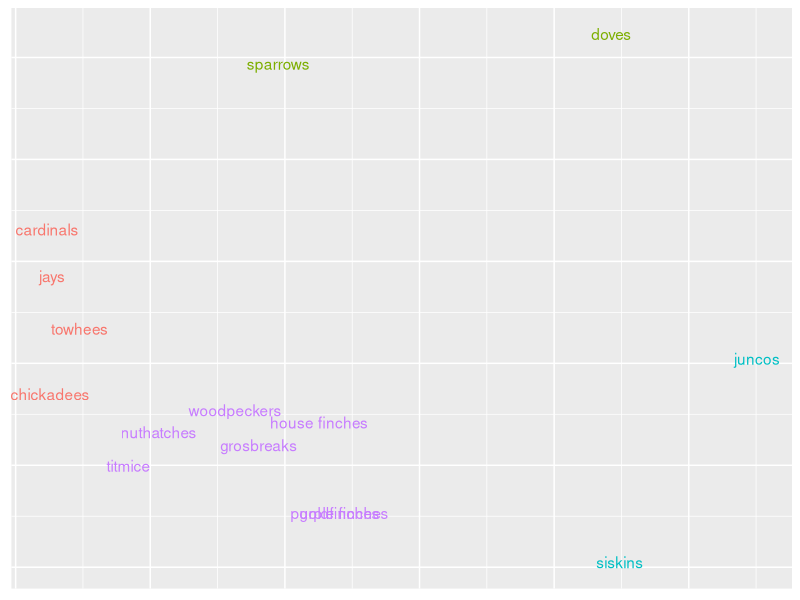
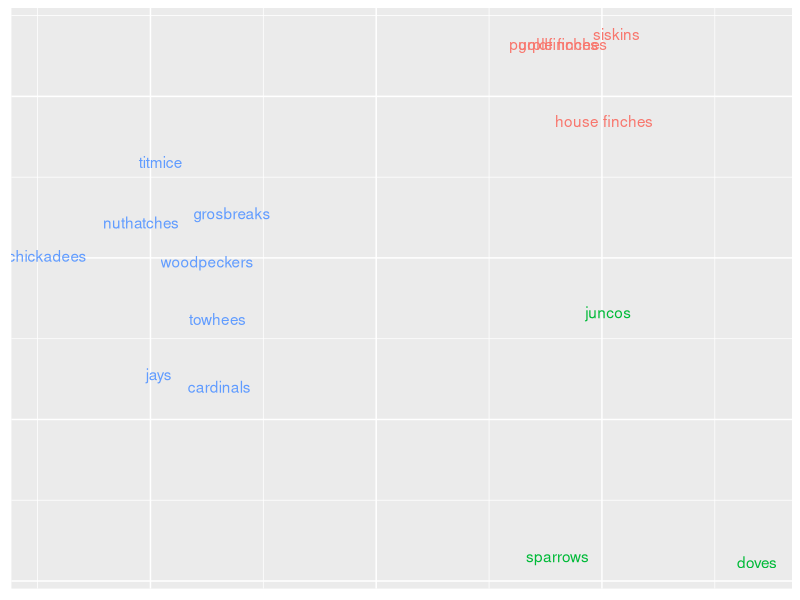

Generate these figures, in order, with R:
library(data.table)
library(ggplot2)
library(dplyr)
library(fastICA)


birdseed<-fread("julydataviz.txt")

#Transform factors to number
seedNames<-colnames(birdseed)[-1:-2]

birdseed[birdseed == "none"]<-0
birdseed[birdseed == "low"]<-1
birdseed[birdseed == "medium"]<-2
birdseed[birdseed == "high"]<-3

birdseedNumeric<-birdseed[,-1:-2]
birdseedNumeric[, names(birdseedNumeric) := lapply(.SD, as.numeric)]

#PCA to visualize in two dimensions

birdPCA <- prcomp(birdseedNumeric, scale. = T)
birdpcaDF<-do.call(rbind, Map(data.frame, FirstFactor=birdPCA$x[,1], SecondFactor=birdPCA$x[,2]))

#kmeans to define clusters
birdCluster <- kmeans(birdpcaDF, 4, nstart = 20)

birdpcaDF$cluster <- as.factor(birdCluster$cluster)
birdpcaDF$bird <- birdseed$bird
ggplot(birdpcaDF, aes(x = FirstFactor, y = SecondFactor, color = birdpcaDF$cluster)) + 
  geom_text(aes(label = bird)) +
  theme(legend.position = "none", 
        axis.title.x=element_blank(),
        axis.text.x=element_blank(),
        axis.ticks.x=element_blank(),
        axis.title.y=element_blank(),
        axis.text.y=element_blank(),
        axis.ticks.y=element_blank())


#Inspired by this post (https://www.reddit.com/r/dataisbeautiful/comments/8vr4rv/grouping_birds_by_their_feeding_preferences_using/)
#to try Independent Component Analysis as an alternative to PCA
birdICA<-fastICA(birdseedNumeric, n.comp = 2)
birdicaDF<-do.call(rbind, Map(data.frame, FirstFactor=birdICA$S[,1], SecondFactor=birdICA$S[,2]))

birdClusterICA <- kmeans(birdicaDF, 3, nstart = 20)

birdicaDF$cluster <- as.factor(birdClusterICA$cluster)
birdicaDF$bird <- birdseed$bird
ggplot(birdicaDF, aes(x = FirstFactor, y = SecondFactor, color = birdicaDF$cluster)) + 
  geom_text(aes(label = bird)) +
  theme(legend.position = "none", 
        axis.title.x=element_blank(),
        axis.text.x=element_blank(),
        axis.ticks.x=element_blank(),
        axis.title.y=element_blank(),
        axis.text.y=element_blank(),
        axis.ticks.y=element_blank())
